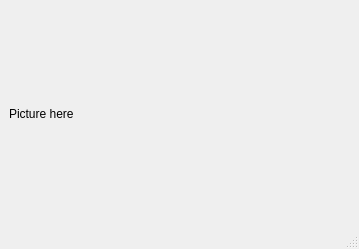
<?xml version="1.0" encoding="UTF-8"?>
<ui version="4.0">
 <class>MainWindow</class>
 <widget class="QMainWindow" name="MainWindow">
  <property name="geometry">
   <rect>
    <x>0</x>
    <y>0</y>
    <width>359</width>
    <height>249</height>
   </rect>
  </property>
  <property name="windowTitle">
   <string>MainWindow</string>
  </property>
  <widget class="QWidget" name="centralwidget">
   <layout class="QGridLayout" name="gridLayout">
    <item row="0" column="0">
     <widget class="PicView" name="view">
      <property name="text">
       <string>Picture here</string>
      </property>
     </widget>
    </item>
   </layout>
  </widget>
  <widget class="QStatusBar" name="statusBar"/>
 </widget>
 <customwidgets>
  <customwidget>
   <class>PicView</class>
   <extends>QLabel</extends>
   <header location="global">picview.h</header>
  </customwidget>
 </customwidgets>
 <resources/>
 <connections/>
</ui>
